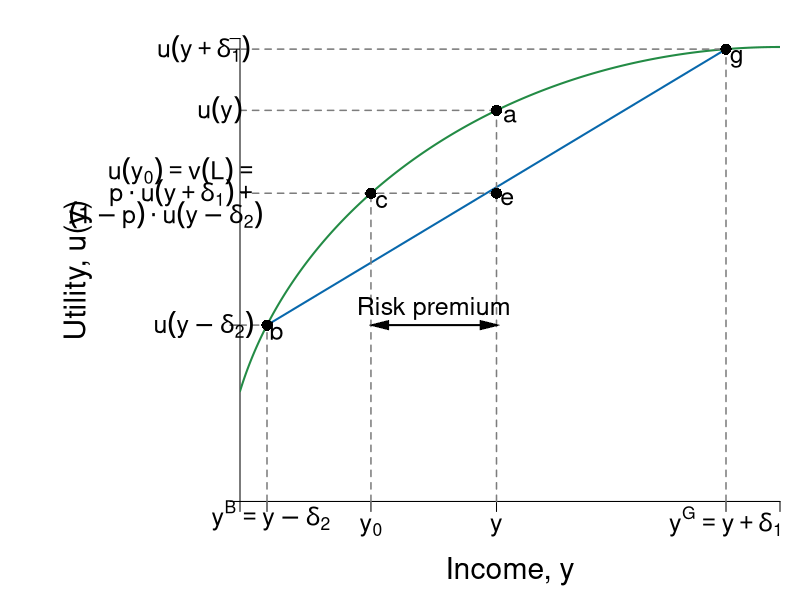

This chart was generated by the following R code:
#Graph Designer(s): Simon Halliday, Riley Boeth '17, Scott Cohn
#Authors: Bowles and Halliday
#Title: Coordination, Conflict and Competition: A Text in Microeconomics

library(shape)
pdf(file = "risk/risk_averse_u_fair.pdf", width = 10, height = 8)

# Set parameters for graphics
axislabelsize <- 1.8
labelsize <- 1.5
namesize <- 1.8
annotatesize <- 1.5
graphlinewidth <- 2
segmentlinewidth <- 1.5

COL <- c("#7fc97f", "#beaed4", "#fdc086", "#ffff99", "#386cb0", "#f0027f", "#bf5b17", "#666666")
COLA <- c("#e0f3db", "#99d8c9","#66c2a4","#41ae76", "#238b45", "#005824")
COLB <- c("#c6dbef", "#4eb3d3", "#2b8cbe", "#0868ac","#084081")
COLC <- c("#fcfbfd", "#efedf5", "#dadaeb", "#bcbddc", "#9e9ac8", "#807dba", "#6a51a3", "#54278f", "#3f007d")
grays <- gray.colors(25, start = 1, end = 0)

#Edited the margins to cater for the larger LHS labels
par(mar =  c(4, 12, 1, 1))

#Concave utility of wealth function

ConcaveU <- function(x){
  (1700 - (x - 40)^2)^(1/2)
}

#Add limits on axes and levels of utility for each indifference curve
ylims <- c(0, 42)
xlims <- c(0, 40)

npts <- 501 
x <- seq(xlims[1], xlims[2], length.out = npts)
y <- seq(ylims[1], ylims[2], length.out = npts) 

plot(0, 0, xlim = xlims, ylim = ylims, type = "n",
     xlab = expression(paste("")),
     ylab = expression(paste("")), 
     xaxt = "n", 
     yaxt = "n", 
     cex.lab = axislabelsize, 
     bty = "n", 
     xaxs = "i" 
     #yaxs="i"
)

#x and y limits with plain axes without ticks/numbers to match previous graph

ticksy <- c(0, ConcaveU(2), ConcaveU(36), ylims[2])
ylabels <- c(NA, NA, NA, ylims[2])
ticksx <- c(0, 2, 9.7, 19, 36, xlims[2])
#xlabels <- c(NA, expression(paste(y^B == y - delta[2])), expression(paste(y[0])), expression(paste(y)), expression(paste(y^G == y + delta[1])), NA)
xlabels <- c(NA, NA, expression(paste(y[0])), expression(paste(y)), expression(paste(y^G == y + delta[1])), NA)


text(2.3, -1.3, expression(paste(y^B == y - delta[2])), xpd = TRUE, cex = labelsize)

axis(1,at = ticksx,  pos = 0, labels = xlabels, cex.axis = labelsize)
axis(2,at = ticksy,  pos = 0, labels = FALSE, las = 1, cex.axis = labelsize)

npts <- 500 
xx1 <- seq(xlims[1], xlims[2], length.out = npts)
xx2 <- seq(0, xlims[2], length.out = npts)
xx3 <- seq(xlims[1], 0, length.out = npts)
xx4 <- seq(-11, 0, length.out = npts)

#Axis labels and draw linear utility function
mtext(expression(paste("Income, y")), side = 1, line = 2.5, cex = axislabelsize)
text(-12, 0.5*ylims[2], expression(paste("Utility, u(y)")), xpd = TRUE, cex = axislabelsize, srt = 90) 

lines(xx1, ConcaveU(xx1), col = COLA[5], lwd = graphlinewidth)

#Add line from pt a to pt c

segments(2, ConcaveU(2), 36, ConcaveU(36), lty = 1, col = COLB[4] , lwd = graphlinewidth)


#Label 5 points on line

text(2.7, ConcaveU(2)-.5, expression(paste("b")), cex = labelsize)
segments(2, 0, 2, ConcaveU(2), lty = 2, col = grays[20], lwd = segmentlinewidth)
segments(0, ConcaveU(2), 2, ConcaveU(2), lty = 2, col = grays[20], lwd = segmentlinewidth)
points(2, ConcaveU(2), pch = 16, col = "black", cex = 1.5)


text(19+1, ConcaveU(19)-.5, expression(paste("a")), cex = labelsize)
segments(19, 0, 19, ConcaveU(19), lty = 2, col = grays[20], lwd = segmentlinewidth)
segments(0, ConcaveU(19), 19, ConcaveU(19), lty = 2, col = grays[20], lwd = segmentlinewidth)
points(19, ConcaveU(19), pch = 16, col = "black", cex = 1.5)

text(19.8, ConcaveU(9.7)-.5, expression(paste("e")), cex = labelsize)
segments(0, ConcaveU(9.7), 19, ConcaveU(9.7), lty = 2, col = grays[20], lwd = segmentlinewidth)
points(19, ConcaveU(9.7), pch = 16, col = "black", cex = 1.5)

text(9.7 + 0.8, ConcaveU(9.7)-.75, expression(paste("c")), cex = labelsize)
segments(9.7, 0, 9.7, ConcaveU(9.7), lty = 2, col = grays[20], lwd = segmentlinewidth)
points(9.7, ConcaveU(9.7), pch = 16, col = "black", cex = 1.5)

text(36.8, ConcaveU(36)-.9, expression(paste("g")), cex = labelsize)
segments(36, 0, 36, ConcaveU(36), lty = 2, col = grays[20], lwd = segmentlinewidth)
segments(0, ConcaveU(36), 36, ConcaveU(36), lty = 2, col = grays[20], lwd = segmentlinewidth)
points(36, ConcaveU(36), pch = 16, col = "black", cex = 1.5)


text(-2.7, ConcaveU(36), expression(paste(u(y + delta[1]))), xpd = TRUE, cex = labelsize)
text(-4.2, ConcaveU(9.7) + 2, expression(paste(u(y[0]) == v(L), phantom() == phantom() )),  xpd = TRUE, cex = labelsize)
text(-4.2, ConcaveU(9.7), expression(paste(p%.%u(y +  delta[1]) + phantom())),  xpd = TRUE, cex = labelsize)
text(-5.5, ConcaveU(9.7) - 2, expression(paste((1 - p)%.%u(y - delta[2]))),  xpd = TRUE, cex = labelsize)
#text(-1.8, ConcaveU(9.7) - 3, expression(paste(phantom() == v(L))),  xpd = TRUE, cex = labelsize)
text(-2.7, ConcaveU(2), expression(paste(u(y - delta[2]))),  xpd = TRUE,  cex = labelsize)
text(-1.5, ConcaveU(19), expression(paste(u(y))),  xpd = TRUE,  cex = labelsize)

#Add risk premium distance arrow and label

Arrows(10.3, ConcaveU(2), 19 - 0.5, ConcaveU(2), col = "black", lty = 1, lwd = 2, code = 3, arr.type = "triangle", arr.lwd = 0.5)
text((19 + 9.7)/2, ConcaveU(2) + 1.5, expression(paste("Risk premium")),  xpd = TRUE,  cex = labelsize)


dev.off()
